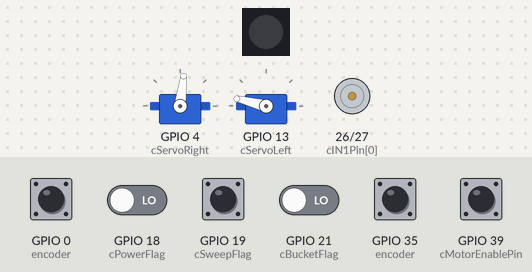
Bench run of a sketch on a simulated ESP32. Shown: 1 RGB LEDs in strip order, left to right, 2 × servo, motor-driver pin pairs drawn as motors (green arrow = first pin HIGH = forward, orange = second pin HIGH = backward, longer = more drive). Inputs (shaded band) come from the test bench; at power-on: GPIO 0 (encoder), GPIO 35 (encoder), GPIO 39 (cMotorEnablePin) HIGH, GPIO 18 (cPowerFlag), GPIO 19 (cSweepFlag), GPIO 21 (cBucketFlag) LOW. Dim RGB values are drawn brighter than linear; the strip is taken to match the declared colour order; servo pulses on a pin are drawn as a servo (544–2400 µs = 0–180°); what the sketch prints to the serial monitor is not drawn.

Above: at 0.11 s.
1.3 s: GPIO 18 (cPowerFlag) driven HIGH
At 2.02 s:
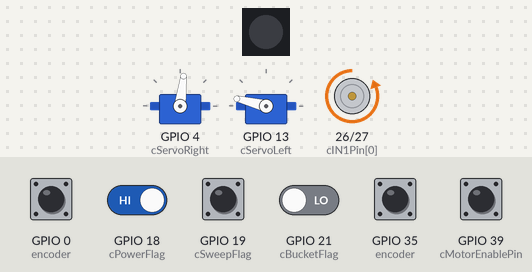
4.3 s: GPIO 19 (cSweepFlag) pulled HIGH for 0.15 s
At 5.89 s:
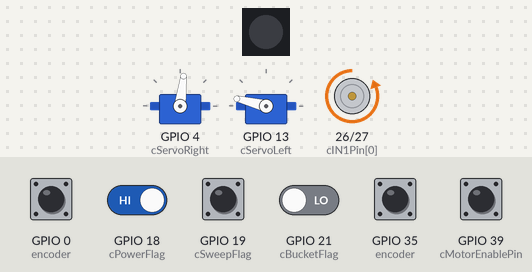
7.3 s: GPIO 21 (cBucketFlag) driven HIGH
At 9.76 s:
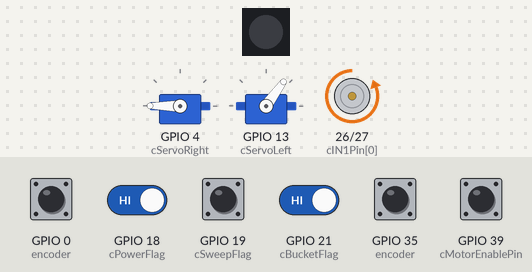
10.3 s: GPIO 19 (cSweepFlag) pulled HIGH for 1 s
At 11.7 s:
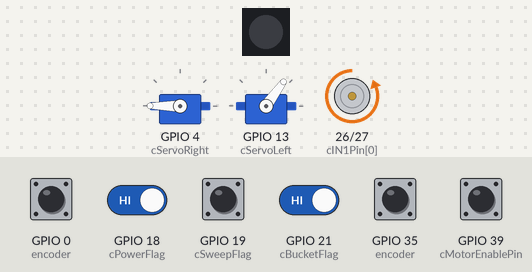
13.3 s: GPIO 18 (cPowerFlag) driven LOW
At 13.63 s:
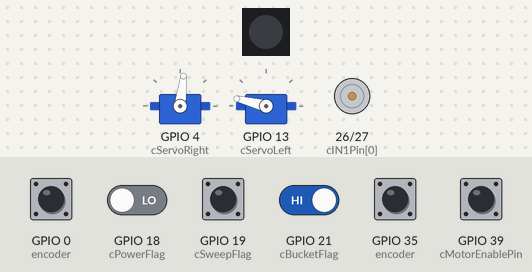
16.3 s: GPIO 18 (cPowerFlag) driven HIGH
At 16.65 s:
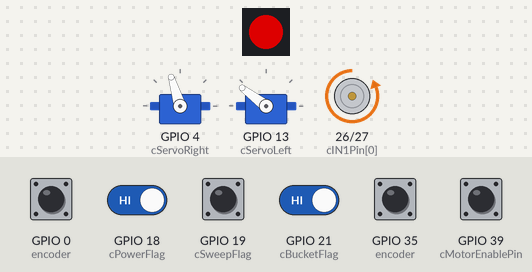
Timing chart, 0 to 20.3 s (numbered marks = the images above; inputs shaded):
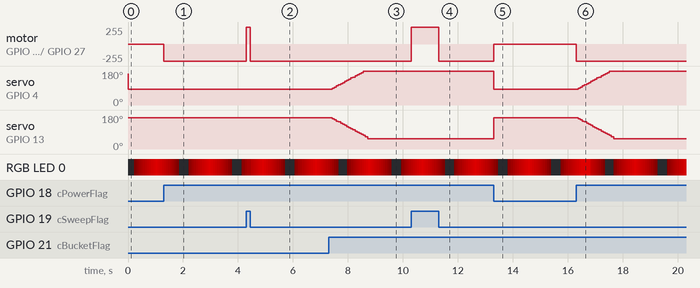

The sketch:

final_bot_intake.ino
```cpp
/*

Lab 005 - Team 001
Jahangir Abdullayev (251283871),

The following is the code for the moving robot.
This code is intended for board #2, the slave.

*/

/*

The slave board is responsible for
getting orders from the master to
control the sweeper and the intake bucket.

Communication from the master and slave is
via three digital pins. Board #1 uses the pins
as outputs while board #2 reads them as inputs.

Pin 1   Powers all board #2 devices (state)
  ON    powered
  OFF   power off

Pin 2   Sweeper (state)
  ON    sweeper spinning inwards
  OFF   sweeper reverse

Pin 3   Intake bucket (momentary action)
  ON    preform one lift cycle
  OFF   intake is down

*/

// Uncomment keywords to enable debugging output
#define DEBUG_MODE  1

#include <Arduino.h>
#include <Adafruit_NeoPixel.h>


// Button structure
struct Button {
  const int pin;                                                       // GPIO pin for button
  volatile uint32_t numberPresses;                                     // counter for number of button presses
  uint32_t nextPressTime;                                              // time of next allowable press in milliseconds
  volatile bool pressed;                                               // flag for button press event
};

// Encoder structure
struct Encoder {
  const int PinA;                                                      // GPIO pin for encoder Channel A
  const int PinB;                                                      // GPIO pin for encoder Channel B
  volatile long pos;                                                   // current encoder position
};

// Function declarations
void doHeartbeat();
void setMotor(int dir, int pwm, int in1, int in2);
void ARDUINO_ISR_ATTR buttonISR(void* arg);
void ARDUINO_ISR_ATTR encoderISR(void* arg);
void ARDUINO_ISR_ATTR usTimerISR(void* arg);
void ARDUINO_ISR_ATTR echoISR(void* arg);

// Constants
const int cHeartbeatInterval = 75;                                     // heartbeat update interval, in milliseconds
const int cSmartLED          = 23;                                     // when DIP switch S1-4 is on, SMART LED is connected to GPIO23
const int cSmartLEDCount     = 1;                                      // number of Smart LEDs in use
const long cDebounceDelay    = 170;                                    // switch debounce delay in milliseconds
const int cNumMotors         = 1;                                      // Number of DC motors
const int cIN1Pin[]          = {26, 16};                               // GPIO pin(s) for IN1 for left and right motors (A, B)
const int cIN2Pin[]          = {27, 17};                               // GPIO pin(s) for IN2 for left and right motors (A, B)
const int cPWMRes            = 8;                                      // bit resolution for PWM
const int cMinPWM            = 150;                                    // PWM value for minimum speed that turns motor
const int cMaxPWM            = pow(2, cPWMRes) - 1;                    // PWM value for maximum speed
const int cPWMFreq           = 20000;                                  // frequency of PWM signal
const int cCountsRev         = 1096;                                   // encoder pulses per motor revolution
const int cPotPin            = 36;                                     // GPIO pin for drive speed potentiometer (A0)
const int cMotorEnablePin    = 39;                                     // GPIO pin for motor enable switch (DIP S1-1)
const int cTrigger           = 11;                                     // trigger duration in microseconds

const double janiksConstant         = 140.0;                                   // constant to translate encode to distance

// Variables
boolean motorsEnabled        = true;                                   // motors enabled flag
boolean timeUp3sec           = false;                                  // 3 second timer elapsed flag
boolean timeUp2sec           = false;                                  // 2 second timer elapsed flag
uint32_t lastHeartbeat       = 0;                                      // time of last heartbeat state change
uint32_t curMillis           = 0;                                      // current time, in milliseconds
uint32_t timerCount3sec      = 0;                                      // 3 second timer count in milliseconds
uint32_t timerCount2sec      = 0;                                      // 2 second timer count in milliseconds
uint32_t robotModeIndex      = 0;                                      // robot operational state
uint32_t lastTime            = 0;                                      // last time of motor control was updated
Button modeButton            = {0, 0, 0, false};                       // NO pushbutton PB1 on GPIO 0, low state when pressed
Encoder encoder[]            = {{35, 32, 0},                           // left encoder (A) on GPIO 35 and 32, 0 position
                                {33, 25, 0}};                          // right encoder (B) on GPIO 33 and 25, 0 position
uint8_t driveSpeed           = 0;                                      // motor drive speed (0-255)
uint8_t driveIndex           = 0;                                      // state index for run mode

// Servo varibles
const int cServoRight        = 4;
const int cServoLeft         = 13;

// int ServoPositions[] = {
//   2000, 1950, 1900, 1850, 1800, 1750, 1700, 1650, 1600, 1550, 1500, 1450, 1400, 1350, 1300, 1250, 1200, 1150
// };

// int ServoPositionsReversed[] = {
//   1000, 1050, 1100, 1150, 1200, 1250, 1300, 1350, 1400, 1450, 1500, 1550, 1600, 1650, 1700, 1750, 1800, 1850
// };

int ServoPositions[] = {
  1150, 1200, 1250, 1300, 1350, 1400, 1450, 1500, 1550, 1600, 1650, 1700, 1750, 1800, 1850, 1900, 1950, 2000, 2100
};

int ServoPositionsReversed[] = {
  1850, 1800, 1750, 1700, 1650, 1600, 1550, 1500, 1450, 1400, 1350, 1300, 1250, 1200, 1150, 1100, 1050, 1000, 900
};

const int servoPosLength = 18;

// Variables to manage the sweep state
uint32_t lastServoUpdate = 0;
int servoIndex = 0;
int servoDirection = 1; // 1 = moving upward (toward higher PWM), -1 = moving downward
// Update interval for the servo sweep (in milliseconds)
const uint32_t servoUpdateInterval = 75;

// Declare SK6812 SMART LED object
//   Argument 1 = Number of LEDs (pixels) in use
//   Argument 2 = ESP32 pin number
//   Argument 3 = Pixel type flags, add together as needed:
//     NEO_KHZ800  800 KHz bitstream (most NeoPixel products w/WS2812 LEDs)
//     NEO_KHZ400  400 KHz (classic 'v1' (not v2) FLORA pixels, WS2811 drivers)
//     NEO_GRB     Pixels are wired for GRB bitstream (most NeoPixel products)
//     NEO_RGB     Pixels are wired for RGB bitstream (v1 FLORA pixels, not v2)
//     NEO_RGBW    Pixels are wired for RGBW bitstream (NeoPixel RGBW products)
Adafruit_NeoPixel SmartLEDs(cSmartLEDCount, cSmartLED, NEO_RGB + NEO_KHZ800);

// Smart LED brightness for heartbeat
unsigned char LEDBrightnessIndex = 0;
unsigned char LEDBrightnessLevels[] = {0, 0, 0, 5, 15, 30, 45, 60, 75, 90, 105, 120, 135,
                                       150, 135, 120, 105, 90, 75, 60, 45, 30, 15, 5, 0};

uint32_t modeIndicator[6]    = {                                       // colours for different modes
  SmartLEDs.Color(255, 0, 0),                                          //   red - stop
  SmartLEDs.Color(0, 255, 0),                                          //   green - run
  SmartLEDs.Color(0, 0, 255),                                          //   blue - empty case
  SmartLEDs.Color(255, 255, 0),                                        //   yellow - empty case
  SmartLEDs.Color(0, 255, 255),                                        //   cyan - empty case
  SmartLEDs.Color(255, 0, 255)                                         //   magenta - empty case
};


// Comms Varibles

const int cPowerFlag = 18;                                             // Pin communicating the power state
const int cSweepFlag = 19;                                             // Pin communicating the sweeping direction
const int cBucketFlag = 21;                                            // Pin communicating a bucket cycle


// vars to store the inputs
bool powerState = false;
bool sweepState = false;
bool bucketFlag = false;

void setup() {
  #ifdef DEBUG_MODE
    Serial.begin(115200);                                              // Standard baud rate for ESP32 serial monitor
  #endif

  // Set up SmartLED
  SmartLEDs.begin();                                                   // initialize smart LEDs object
  SmartLEDs.clear();                                                   // clear pixel
  SmartLEDs.setPixelColor(0, SmartLEDs.Color(0,0,0));                  // set pixel colours to black (off)
  SmartLEDs.setBrightness(0);                                          // set brightness [0-255]
  SmartLEDs.show();                                                    // update LED


  // setup motors with encoders
  for (int k = 0; k < cNumMotors; k++) {
    ledcAttach(cIN1Pin[k], cPWMFreq, cPWMRes);                         // setup INT1 GPIO PWM Channel
    ledcAttach(cIN2Pin[k], cPWMFreq, cPWMRes);                         // setup INT2 GPIO PWM Channel
    pinMode(encoder[k].PinA, INPUT);                                   // configure GPIO for encoder Channel A input
    pinMode(encoder[k].PinB, INPUT);                                   // configure GPIO for encoder Channel B input
    // configure encoder to trigger interrupt with each rising edge on Channel A
    attachInterruptArg(encoder[k].PinA, encoderISR, &encoder[k], RISING);
  }

  // Set up push button
  pinMode(modeButton.pin, INPUT_PULLUP);                               // configure GPIO for mode button pin with internal pullup resistor
  attachInterruptArg(modeButton.pin, buttonISR, &modeButton, FALLING); // Configure ISR to trigger on low signal on pin

  pinMode(cPotPin, INPUT);                                             // set up drive speed potentiometer
  pinMode(cMotorEnablePin, INPUT);                                     // set up motor enable switch (uses external pullup)

  // Setup inputs from master board
  pinMode(cPowerFlag, INPUT_PULLDOWN);
  pinMode(cSweepFlag, INPUT_PULLDOWN);
  pinMode(cBucketFlag, INPUT_PULLDOWN);

  // Servo setup
  pinMode(cServoRight, OUTPUT);                                        // configure arm servo GPIO for output
  ledcAttach(cServoRight, 50, 14);                                       // setup arm servo pin for 50 Hz, 14-bit resolution
  pinMode(cServoLeft, OUTPUT);                                        // configure claw servo GPIO for output
  ledcAttach(cServoLeft, 50, 14);                                      // setup claw servo pin for 50 Hz, 14-bit resolution
  // Set initial positions for both servos
  ledcWrite(cServoRight, ServoPositions[0]);
  ledcWrite(cServoRight, ServoPositionsReversed[0]);

}

void loop() {
  uint32_t currentMillis = millis();
  long pos[] = {0, 0};                                                 // current motor positions
  int pot = 0;                                                         // raw ADC value from pot

  // store encoder position to avoid conflicts with ISR updates
  noInterrupts();                                                      // disable interrupts temporarily while reading
  for (int k = 0; k < cNumMotors; k++) {
      pos[k] = encoder[k].pos;                                         // read and store current motor position
  }
  interrupts();                                                        // turn interrupts back on

  uint32_t curTime = micros();                                         // capture current time in microseconds
  if (curTime - lastTime > 1000) {                                     // wait 1 ms
    lastTime = curTime;                                                // update start time for next control cycle

    // 3 second timer, counts 3000 milliseconds
    timerCount3sec += 1;                                               // increment 3 second timer count
    if (timerCount3sec > 3000) {                                       // if 3 seconds have elapsed
      timerCount3sec = 0;                                              // reset 3 second timer count
      timeUp3sec = true;                                               // indicate that 3 seconds have elapsed
    }

    // 2 second timer, counts 2000 milliseconds
    timerCount2sec += 1;                                               // increment 2 second timer count
    if (timerCount2sec > 2000) {                                       // if 2 seconds have elapsed
      timerCount2sec = 0;                                              // reset 2 second timer count
      timeUp2sec = true;                                               // indicate that 2 seconds have elapsed
    }


    // check if drive motors should be powered
    motorsEnabled = !digitalRead(cMotorEnablePin);                     // if SW1-1 is on (low signal), then motors are enabled

    // update comms from master
    powerState = digitalRead(cPowerFlag);
    sweepState = digitalRead(cSweepFlag);
    bucketFlag = digitalRead(cBucketFlag);

    #ifdef DEBUG_MODE
    Serial.printf("power: %ld, sweep: %ld, bucket: %ld\n", digitalRead(cPowerFlag), digitalRead(cSweepFlag), digitalRead(cBucketFlag));
    #endif

    // only work if power pin is high
    if (powerState) {
      // if sweep is high, roll gems in
      // if low, roll reverse (this helps when intake needs to go down)
      if (sweepState) {
        setMotor(1, 255, cIN1Pin[0], cIN2Pin[0]);
      }
      else {
        setMotor(-1, 255, cIN1Pin[0], cIN2Pin[0]);
      }

      // bucket works on a momentery high
      // seeing a high, it goes to peak slowly
      if (bucketFlag) {
        // Check if it's time to update the servo positions
       if (currentMillis - lastServoUpdate >= servoUpdateInterval) {
        servoDirection = 1;
        lastServoUpdate = currentMillis;

        ledcWrite(cServoRight, ServoPositions[servoIndex]);
        ledcWrite(cServoLeft, ServoPositionsReversed[servoIndex]);

        // Update the index for the next position
        servoIndex += servoDirection;

        if (servoIndex >= servoPosLength) {
          servoIndex = servoPosLength;
        }
        }
      }
      else {
        // Check if it's time to update the servo positions
        if (currentMillis - lastServoUpdate >= servoUpdateInterval) {
          servoDirection = -1;
          lastServoUpdate = currentMillis;

          ledcWrite(cServoRight, ServoPositions[servoIndex]);
          ledcWrite(cServoLeft, ServoPositionsReversed[servoIndex]);

          // Update the index for the next position
          servoIndex += servoDirection;

          if (servoIndex <= 0) {
            servoIndex = 0;
          }
        }
      }
    }

    // stop all
    else {
      // stop sweeper
      setMotor(0, 0, cIN1Pin[0], cIN2Pin[0]);
      // stop servos in down position
      servoIndex = 0;
      servoDirection = 1;
      ledcWrite(cServoRight, ServoPositions[servoIndex]);
      ledcWrite(cServoLeft, ServoPositionsReversed[servoIndex]);
    }


  }

  doHeartbeat();                                                       // update heartbeat LED
}


// update heartbeat LED
void doHeartbeat() {
  curMillis = millis();                                                // get the current time in milliseconds
  // check to see if elapsed time matches the heartbeat interval
  if ((curMillis - lastHeartbeat) > cHeartbeatInterval) {
    lastHeartbeat = curMillis;                                         // update the heartbeat time for the next update
    LEDBrightnessIndex++;                                              // shift to the next brightness level
    if (LEDBrightnessIndex >= sizeof(LEDBrightnessLevels)) {           // if all defined levels have been used
      LEDBrightnessIndex = 0;                                          // reset to starting brightness
    }
    SmartLEDs.setBrightness(LEDBrightnessLevels[LEDBrightnessIndex]);  // set brightness of heartbeat LED
    SmartLEDs.setPixelColor(0, modeIndicator[robotModeIndex]);         // set pixel colors to = mode
    SmartLEDs.show();                                                  // update LED
  }
}

// send motor control signals, based on direction and pwm (speed)
void setMotor(int dir, int pwm, int in1, int in2) {
  if (dir == 1) {                                                      // forward
    ledcWrite(in1, pwm);
    ledcWrite(in2, 0);
  }
  else if (dir == -1) {                                                // reverse
    ledcWrite(in1, 0);
    ledcWrite(in2, pwm);
  }
  else {                                                               // stop
    ledcWrite(in1, 0);
    ledcWrite(in2, 0);
  }
}

// button interrupt service routine
// argument is pointer to button structure, which is statically cast to a Button structure,
// allowing multiple instances of the buttonISR to be created (1 per button)
void ARDUINO_ISR_ATTR buttonISR(void* arg) {
  Button* s = static_cast<Button*>(arg);                               // cast pointer to static structure

  uint32_t pressTime = millis();                                       // capture current time
  if (pressTime > s->nextPressTime) {                                  // if enough time has passed to consider a valid press
    s->numberPresses += 1;                                             // increment button press counter
    s->pressed = true;                                                 // indicate valid button press state
    s->nextPressTime = pressTime + cDebounceDelay;                     // update time for next valid press
  }
}

// encoder interrupt service routine
// argument is pointer to an encoder structure, which is statically cast to a Encoder structure,
// allowing multiple instances of the encoderISR to be created (1 per encoder)
void ARDUINO_ISR_ATTR encoderISR(void* arg) {
  Encoder* s = static_cast<Encoder*>(arg);                             // cast pointer to static structure

  int b = digitalRead(s->PinB);                                        // read state of Channel B
  if (b > 0) {                                                         // high, leading Channel A
    s->pos++;                                                          // increase position
  }
  else {                                                               // low, lagging Channel A
    s->pos--;                                                          // decrease position
  }
}
```

Measured:
- after the input at 1.3 s, motor on GPIO 26 (cIN1Pin[0]) / GPIO 27 (cIN2Pin[0]): stopped → backward 255/255 at once
- after the input at 4.3 s, motor on GPIO 26 (cIN1Pin[0]) / GPIO 27 (cIN2Pin[0]): backward 255/255 → forward 255/255 at once, → backward 255/255 0.15 s later
- after the input at 7.3 s, servo on GPIO 4 (cServoRight): moves from 83° to 180° over 1.2 s, starting after 0.13 s; servo on GPIO 13 (cServoLeft): moves from 166° to 54° over 1.3 s, starting after 0.13 s
- after the input at 10.3 s, motor on GPIO 26 (cIN1Pin[0]) / GPIO 27 (cIN2Pin[0]): backward 255/255 → forward 255/255 at once, → backward 255/255 1.0 s later
- after the input at 13.3 s, motor on GPIO 26 (cIN1Pin[0]) / GPIO 27 (cIN2Pin[0]): backward 255/255 → stopped at once; servo on GPIO 4 (cServoRight): 180° → 83° at once; servo on GPIO 13 (cServoLeft): 54° → 166° at once
- after the input at 16.3 s, motor on GPIO 26 (cIN1Pin[0]) / GPIO 27 (cIN2Pin[0]): stopped → backward 255/255 at once; servo on GPIO 4 (cServoRight): moves from 83° to 180° over 1.2 s, starting after 0.08 s; servo on GPIO 13 (cServoLeft): moves from 166° to 54° over 1.3 s, starting after 0.08 s
